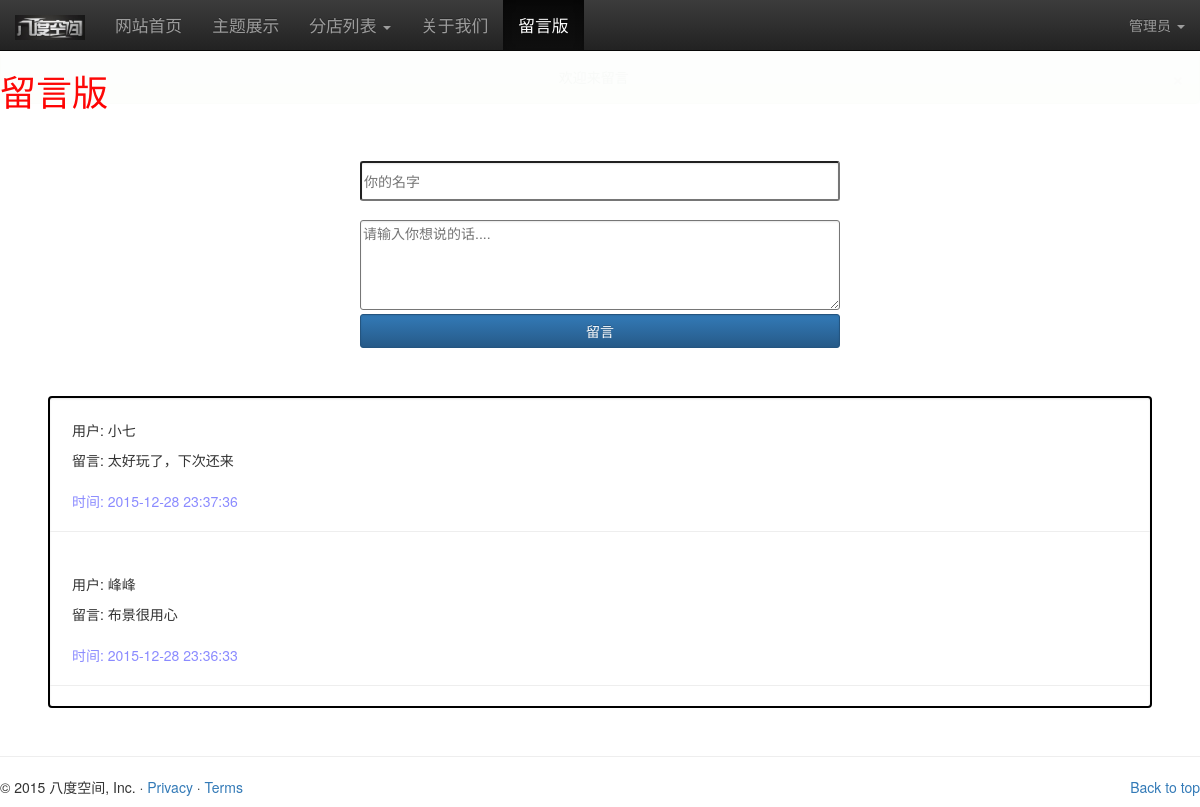
Page /wall/ on the earlier database version.
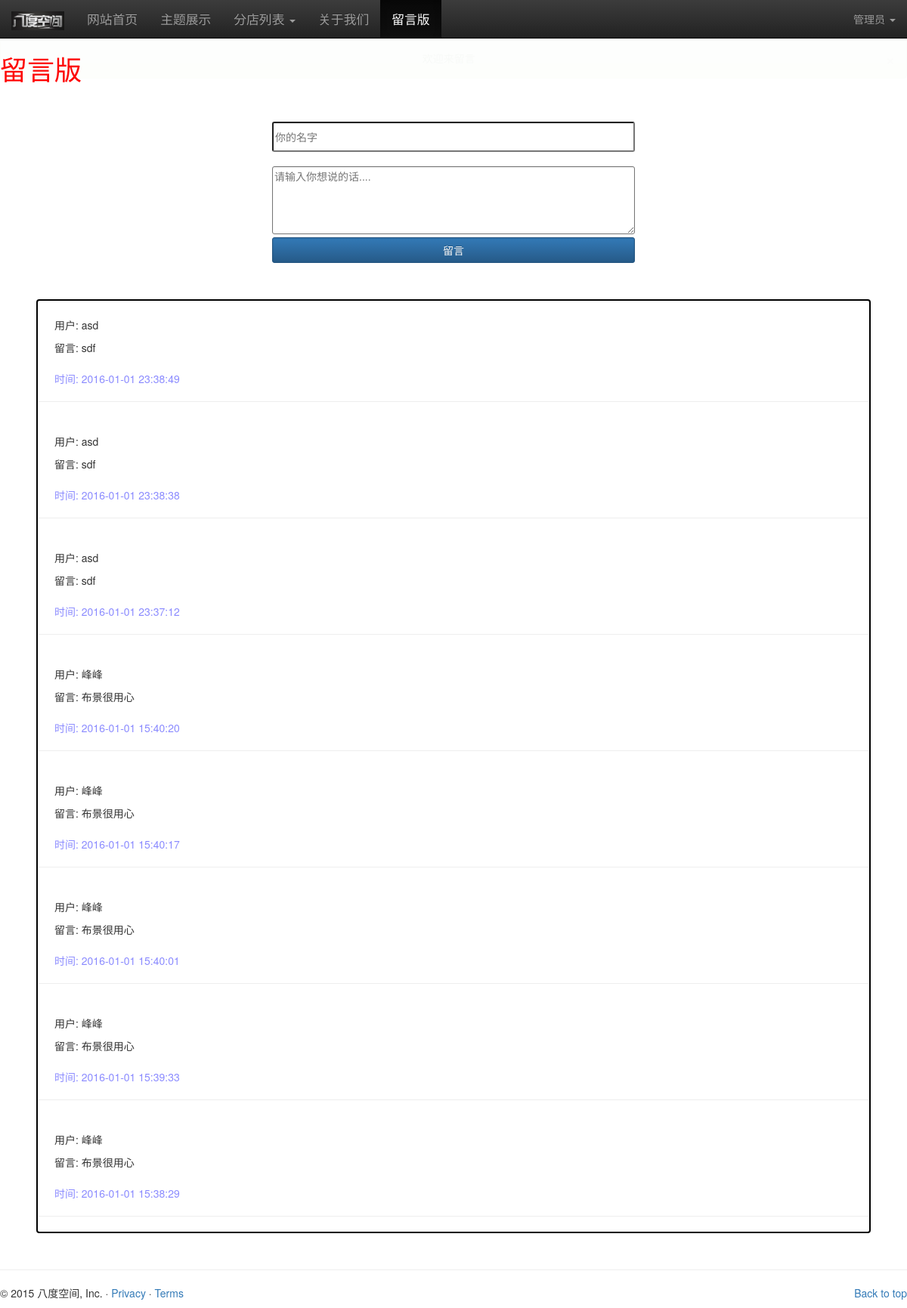
Same page on the later database version.
### coreapp/models.py (models this page shows, shortened)
class message(db.Model):
    __tablename__ = "usermessage"
    id = db.Column(db.Integer, primary_key=True)
    name = db.Column(db.String(20))
    content = db.Column(db.String(120))
    date = db.Column(db.DateTime)

### coreapp/views.py (the view)
@app.route('/wall/', methods=['GET', 'POST'])
def wall():
    if request.method == 'POST':
        name = request.form['name']
        content = request.form['comment']
        now = datetime.now()
        now2 = now + timedelta(hours=8)
        db.session.add(message(name, content, now2))
        db.session.commit()
        messages = db.session.query(message).order_by(desc(message.date)).all()
        flash(u"谢谢您的留言")
        return render_template("wall.html", messagess=messages)
    else:
        messages = db.session.query(message).order_by(desc(message.date)).all()
        flash(u"欢迎来留言")
        return render_template("wall.html", messagess=messages)

### coreapp/templates/wall.html (shortened to what this page needs)
{% extends "base.html" %}
{% block content %}
<link rel="stylesheet" href="/static/css/wall.css">
<h1 id="commentbutton">留言版</h1>
<br><br>
<div id="formid">
<form name="cform" id="commentform" action="/wall/" method="post">
<input class="form_element nameinput" type="text" required="required" maxlength="15" size="20" placeholder="你的名字" name="name"><br>
<textarea id="contentarea" class="form_element extra" required="required" name="comment" placeholder="请输入你想说的话...." form="commentform"></textarea>
<input class="form_element btn btn-primary" type="submit" value="留言">
</form>
</div>
<div id="messagewall">
{% if session.logged_in %}
{% for message in messagess %}
<div class="floor">
<p class="user inner">用户: {{ message.name }}</p>
<p class="message inner">留言: {{ message.content }}</p>
<p class="time inner">时间: {{ message.date.strftime("%Y-%m-%d %H:%M:%S") }}</p>
<button class="delete" data-id="{{ message.id }}">删除</button>
<hr class="featurette-divider">
</div>
{% endfor %}
{% else %}
{% for message in messagess %}
<p class="user inner">用户: {{ message.name }}</p>
<p class="message inner">留言: {{ message.content }}</p>
<p class="time inner">时间: {{ message.date.strftime("%Y-%m-%d %H:%M:%S") }}</p>
<hr class="featurette-divider">
{% endfor %}
{% endif %}
</div>
{% endblock %}

### coreapp/templates/base.html (shortened to what this page needs)
<!DOCTYPE html>
<html lang="en">
  <head>
    <link rel="stylesheet" href="/static/css/bootstrap.css">
    <link rel="stylesheet" href="/static/css/bootstrap-theme.min.css">
    <link rel="stylesheet" href="/static/css/home.css">
  </head>
  <body>
    <nav class="navbar navbar-fixed-top navbar-inverse">
  <div class="container-fluid">
    <div class="navbar-header">
      <a class="navbar-brand" href="/">
        <img class="brandpic" alt="Brand" src="/static/images/brand.jpeg">
      </a>
    </div>
    <div class="collapse navbar-collapse" id="bs-example-navbar-collapse-1">
      <ul class="nav navbar-nav">
        <li class="home_li"><a class="navfont" href="/">网站首页 <span class="sr-only">(current)</span></a></li>
        <li class="theme_li"><a class="navfont" href="/themes">主题展示</a></li>
        <li class="dropdown store_li">
          <a class="navfont" href="#" class="dropdown-toggle" data-toggle="dropdown" role="button" aria-haspopup="true" aria-expanded="false">分店列表 <span class="caret"></span></a>
        </li>
        <li class="about_li"><a class="navfont" href="/aboutus">关于我们</a></li>
        <li class="wall_li"><a class="navfont" href="/wall">留言版</a></li>
      </ul>
      {% if session.logged_in %}
      <ul class="nav navbar-nav navbar-right">
        <li>
          <a href="/logout/">
            登出
          </a>
        </li>
      </ul>
      {% else %}
      <form id="adminlogin" name="adminlogin" action="/authentication/" method="post">
      <ul class="nav navbar-nav navbar-right">
        <li class="dropdown">
          <a href="#" class="dropdown-toggle" data-toggle="dropdown" role="button" aria-haspopup="true" aria-expanded="false">管理员 <span class="caret"></span></a>
        </li>
      </ul>
    </form>
    {% endif %}
    </div>
  </div>
</nav>
<div class="strech"></div>
{% with messages = get_flashed_messages() %}
  {% if messages %}
    {% for message in messages %}
      <div id="alertmessage" class="alert alert-success fade in">
        <a href="#" class="close" data-dismiss="alert" aria-label="close">&times;</a>{{ message }}
      </div>
    {% endfor %}
  {% endif %}
{% endwith %}
    {% block content %}
    {% endblock %}
      <footer>
        <hr class="featurette-divider">
        <p class="pull-right"><a href="#">Back to top</a></p>
        <p>&copy; 2015 八度空间, Inc. &middot; <a href="#">Privacy</a> &middot; <a href="#">Terms</a></p>
      </footer>
  </body>
</html>

### coreapp/static/css/home.css (style rules this page uses)
a.navfont { font-size: 1.2em; }
#alertmessage { margin-bottom: 0px; text-align: center; margin-bottom: 0px; position: absolute; width: 100%; z-index: 11; }
div.strech { min-height: 51px; }
h1 { color: red; }
img.brandpic { max-width: 70px; }

### coreapp/static/css/wall.css (style rules this page uses)
p.time { color: rgba(0, 0, 255, 0.46); }
#formid { width: 40%; margin: 0 auto; min-width: 300px; }
.form_element { width: 100%; margin: 0 auto; box-shadow: inset 0 1px 2px rgba(10,10,10,.1); border-radius: 3px; transition: box-shadow .5s,border-color .25s ease-in-out; }
input.nameinput { margin-bottom: 4%; height: 40px; }
#contentarea { height: 90px; box-shadow: inset 0 1px 2px rgba(10,10,10,.1); border-radius: 3px; transition: box-shadow .5s,border-color .25s ease-in-out; }
#messagewall { border: 2px solid black; margin: 4% 4%; box-shadow: inset 0 1px 2px rgba(10,10,10,.1); border-radius: 4px; transition: box-shadow .5s,border-color .25s ease-in-out; }
p.user { padding: 2% 2% 0% 2%; }
p.message { padding-left: 2%; padding-right: 2%; width: 100%; word-wrap: break-word; }
p.time { padding-top: 1%; padding-left: 2%; padding-right: 2%; }

Differences in the rows shown:
removed message: name "小七", content "太好玩了，下次还来", date "2015-12-28 23:37:36"
removed message: name "峰峰", content "布景很用心", date "2015-12-28 23:36:33"
added message: name "asd", content "sdf", date "2016-01-01 23:38:49"
added message: name "asd", content "sdf", date "2016-01-01 23:38:38"
added message: name "asd", content "sdf", date "2016-01-01 23:37:12"
added message: name "峰峰", content "布景很用心", date "2016-01-01 15:40:20"
added message: name "峰峰", content "布景很用心", date "2016-01-01 15:40:17"
added message: name "峰峰", content "布景很用心", date "2016-01-01 15:40:01"
added message: name "峰峰", content "布景很用心", date "2016-01-01 15:39:33"
added message: name "峰峰", content "布景很用心", date "2016-01-01 15:38:29"
